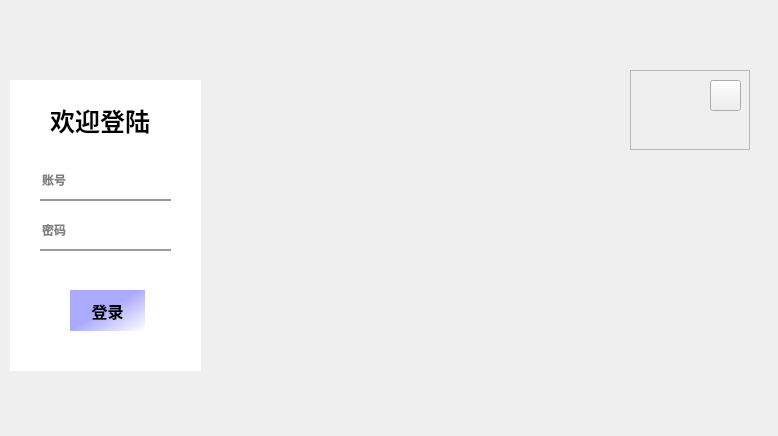
<?xml version="1.0" encoding="UTF-8"?>
<ui version="4.0">
 <class>Dialog</class>
 <widget class="QDialog" name="Dialog">
  <property name="geometry">
   <rect>
    <x>0</x>
    <y>0</y>
    <width>778</width>
    <height>436</height>
   </rect>
  </property>
  <property name="font">
   <font>
    <weight>75</weight>
    <bold>true</bold>
   </font>
  </property>
  <property name="windowTitle">
   <string>Dialog</string>
  </property>
  <widget class="QLabel" name="label">
   <property name="geometry">
    <rect>
     <x>10</x>
     <y>80</y>
     <width>191</width>
     <height>291</height>
    </rect>
   </property>
   <property name="styleSheet">
    <string notr="true">background-color: rgb(255, 255, 255);</string>
   </property>
   <property name="text">
    <string/>
   </property>
  </widget>
  <widget class="QLabel" name="label_2">
   <property name="geometry">
    <rect>
     <x>200</x>
     <y>80</y>
     <width>541</width>
     <height>291</height>
    </rect>
   </property>
   <property name="styleSheet">
    <string notr="true">background-image: url(:/icon/C:/Users/28469/Desktop/demo/6ed0b895359d7e8d78bf3e061e1a4f8.png);</string>
   </property>
   <property name="text">
    <string/>
   </property>
  </widget>
  <widget class="QLabel" name="label_3">
   <property name="geometry">
    <rect>
     <x>50</x>
     <y>100</y>
     <width>111</width>
     <height>41</height>
    </rect>
   </property>
   <property name="font">
    <font>
     <family>幼圆</family>
     <pointsize>19</pointsize>
     <weight>75</weight>
     <bold>true</bold>
    </font>
   </property>
   <property name="text">
    <string>欢迎登陆</string>
   </property>
   <property name="textFormat">
    <enum>Qt::MarkdownText</enum>
   </property>
  </widget>
  <widget class="QLineEdit" name="lineEdit">
   <property name="geometry">
    <rect>
     <x>40</x>
     <y>160</y>
     <width>131</width>
     <height>41</height>
    </rect>
   </property>
   <property name="styleSheet">
    <string notr="true">border:none;
border-bottom:2px solid rgba(0,0,0,100);
background-color: rgb(0, 0, 0,0);</string>
   </property>
   <property name="placeholderText">
    <string>账号</string>
   </property>
  </widget>
  <widget class="QLineEdit" name="lineEdit_2">
   <property name="geometry">
    <rect>
     <x>40</x>
     <y>210</y>
     <width>131</width>
     <height>41</height>
    </rect>
   </property>
   <property name="styleSheet">
    <string notr="true">border:none;
border-bottom:2px solid rgba(0,0,0,100);
background-color: rgb(0, 0, 0,0);</string>
   </property>
   <property name="echoMode">
    <enum>QLineEdit::Password</enum>
   </property>
   <property name="placeholderText">
    <string>密码</string>
   </property>
  </widget>
  <widget class="QPushButton" name="pushButton">
   <property name="geometry">
    <rect>
     <x>70</x>
     <y>290</y>
     <width>75</width>
     <height>41</height>
    </rect>
   </property>
   <property name="font">
    <font>
     <family>幼圆</family>
     <pointsize>12</pointsize>
     <weight>75</weight>
     <bold>true</bold>
    </font>
   </property>
   <property name="styleSheet">
    <string notr="true">QPushButton{
	
	
	background-color: qlineargradient(spread:pad, x1:0.455, y1:0.488636, x2:1, y2:1, stop:0 rgba(170, 170, 255, 255), stop:1 rgba(255, 255, 255, 255));
	border:none;

}</string>
   </property>
   <property name="text">
    <string>登录</string>
   </property>
  </widget>
  <widget class="QFrame" name="frame">
   <property name="geometry">
    <rect>
     <x>630</x>
     <y>70</y>
     <width>120</width>
     <height>80</height>
    </rect>
   </property>
   <property name="frameShape">
    <enum>QFrame::StyledPanel</enum>
   </property>
   <property name="frameShadow">
    <enum>QFrame::Raised</enum>
   </property>
   <widget class="QPushButton" name="pushButton_2">
    <property name="geometry">
     <rect>
      <x>40</x>
      <y>10</y>
      <width>31</width>
      <height>31</height>
     </rect>
    </property>
    <property name="styleSheet">
     <string notr="true">border-image: url(:/image/C:/Users/28469/Desktop/demo/23c81bc848f87ae480ab8d267acfade.png);
border:none;</string>
    </property>
    <property name="text">
     <string/>
    </property>
   </widget>
   <widget class="QPushButton" name="pushButton_3">
    <property name="geometry">
     <rect>
      <x>80</x>
      <y>10</y>
      <width>31</width>
      <height>31</height>
     </rect>
    </property>
    <property name="styleSheet">
     <string notr="true">border-image: url(:/image/C:/Users/28469/Desktop/demo/41fcb7a2603e2ab8b56e2c4d42a3c15.png);</string>
    </property>
    <property name="text">
     <string/>
    </property>
   </widget>
  </widget>
 </widget>
 <resources>
  <include location="../Qt_res.qrc"/>
 </resources>
 <connections>
  <connection>
   <sender>pushButton_3</sender>
   <signal>clicked()</signal>
   <receiver>Dialog</receiver>
   <slot>close()</slot>
   <hints>
    <hint type="sourcelabel">
     <x>732</x>
     <y>85</y>
    </hint>
    <hint type="destinationlabel">
     <x>758</x>
     <y>51</y>
    </hint>
   </hints>
  </connection>
  <connection>
   <sender>pushButton_2</sender>
   <signal>clicked()</signal>
   <receiver>Dialog</receiver>
   <slot>showMinimized()</slot>
   <hints>
    <hint type="sourcelabel">
     <x>693</x>
     <y>85</y>
    </hint>
    <hint type="destinationlabel">
     <x>692</x>
     <y>37</y>
    </hint>
   </hints>
  </connection>
 </connections>
</ui>
